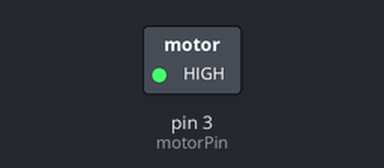
A sketch run on a simulated Arduino Uno, built with avr-gcc and run on an emulated ATmega328P. Shown: switched loads named in the sketch (green lamp = pin HIGH).

Above: at 2.0 s.
At 6.0 s:
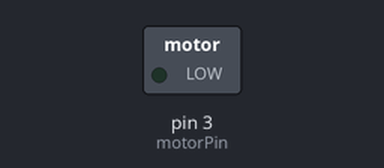
Timing chart, 0 to 10.4 s (numbered marks = the images above):
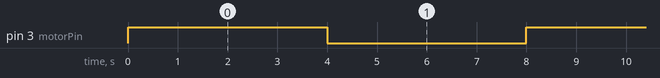

The sketch:

2_dc_motor.ino
```cpp
/**
Simple Example to test DC Motor
**/
const int motorPin = 3;

void setup(){
  pinMode(motorPin,OUTPUT);
}

void loop(){
  digitalWrite(motorPin, HIGH);
  delay(4000);
  digitalWrite(motorPin, LOW);
  delay(4000);
}
```

Measured:
- by itself, pin 3 (motorPin): alternates HIGH for 4.0 s and LOW for 4.0 s
